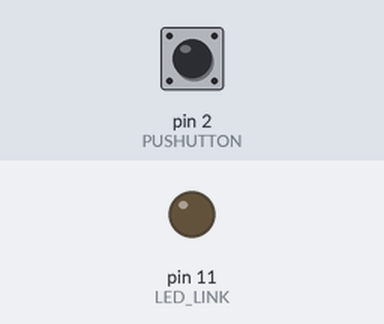
Simulated run of this sketch. Board: Arduino Uno, built with avr-gcc and run on an emulated ATmega328P. Shown: output pins drawn as LEDs (lit = HIGH). The test bench sets the inputs (shaded band); at power-on: pin 2 (PUSHUTTON) LOW.

Above: at 1.2 s.
1.3 s: pin 2 (PUSHUTTON) pulled HIGH for 0.15 s
At 2.5 s:
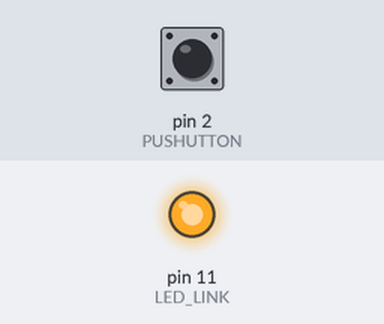
2.9 s: pin 2 (PUSHUTTON) pulled HIGH for 1 s
At 3.8 s:
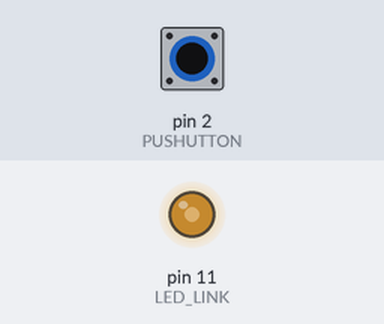
5.4 s: pin 2 (PUSHUTTON) pulsed HIGH 5 times (0.12 s each, 0.3 s apart)
At 7.8 s:
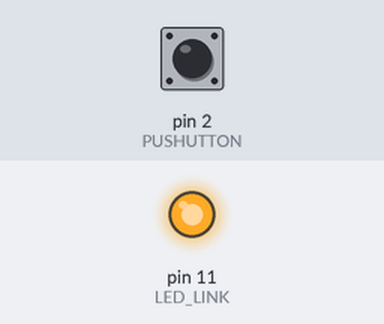
8.4 s: pin 2 (PUSHUTTON) pulled HIGH for 3.2 s
At 9.2 s:
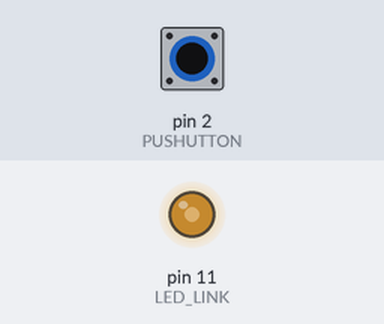
Timing chart, 0 to 11.4 s (numbered marks = the images above; inputs shaded):
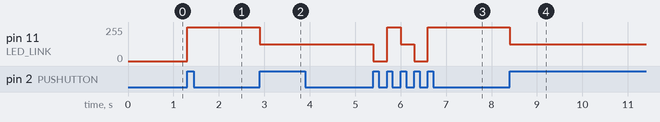

The sketch:

amazing_kasi1.ino
```cpp
const int LED_LINK=11;
const int PUSHUTTON=2;
int prev_state=LOW;
int i=0;

void setup()
{
  pinMode(PUSHUTTON,INPUT);
  pinMode(LED_LINK,OUTPUT);

}

void loop()
{
  int buttonState=digitalRead(PUSHUTTON);
    if(i==0){
      if(buttonState==HIGH & prev_state==LOW){
  		analogWrite(LED_LINK,255);
      	i++;
      }
    }
  	else if(i==1){
      if(buttonState==HIGH & prev_state==LOW){
    	analogWrite(LED_LINK,127);
      	i++;
      }
    }
    else{
      if(buttonState==HIGH & prev_state==LOW){
        analogWrite(LED_LINK,0);
       	i=0;
      }
    }
    prev_state=buttonState;
}
```

Measured:
- after the input at 1.3 s, pin 11 (LED_LINK): 0/255 → 255/255 at once
- after the input at 2.9 s, pin 11 (LED_LINK): 255/255 → 127/255 at once
- after the input at 5.4 s, pin 11 (LED_LINK): 127/255 → 0/255 at once, → 255/255 0.30 s later, → 127/255 0.30 s later, → 0/255 0.30 s later, … (5 changes in this stretch)
- after the input at 8.4 s, pin 11 (LED_LINK): 255/255 → 127/255 at once
